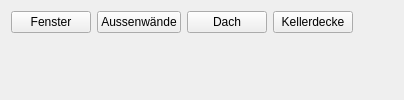
             <widget class="QWidget" name="tab_2">
              <attribute name="title">
               <string>Bauteile saniert</string>
              </attribute>
              <layout class="QGridLayout" name="gridLayout_8">
               <item row="0" column="4">
                <spacer name="horizontalSpacer_2">
                 <property name="orientation">
                  <enum>Qt::Horizontal</enum>
                 </property>
                 <property name="sizeHint" stdset="0">
                  <size>
                   <width>40</width>
                   <height>20</height>
                  </size>
                 </property>
                </spacer>
               </item>
               <item row="0" column="3">
                <widget class="QPushButton" name="buildingCellerCeilingPushButton">
                 <property name="text">
                  <string>Kellerdecke</string>
                 </property>
                </widget>
               </item>
               <item row="0" column="1">
                <widget class="QPushButton" name="buildingOuterWallsPushButton">
                 <property name="text">
                  <string>Aussenwände</string>
                 </property>
                </widget>
               </item>
               <item row="0" column="0">
                <widget class="QPushButton" name="buildingWindowPushButton">
                 <property name="text">
                  <string>Fenster</string>
                 </property>
                </widget>
               </item>
               <item row="0" column="2">
                <widget class="QPushButton" name="buildingRoofsPushButton">
                 <property name="text">
                  <string>Dach</string>
                 </property>
                </widget>
               </item>
               <item row="1" column="0">
                <spacer name="verticalSpacer_8">
                 <property name="orientation">
                  <enum>Qt::Vertical</enum>
                 </property>
                 <property name="sizeHint" stdset="0">
                  <size>
                   <width>20</width>
                   <height>40</height>
                  </size>
                 </property>
                </spacer>
               </item>
              </layout>
             </widget>
